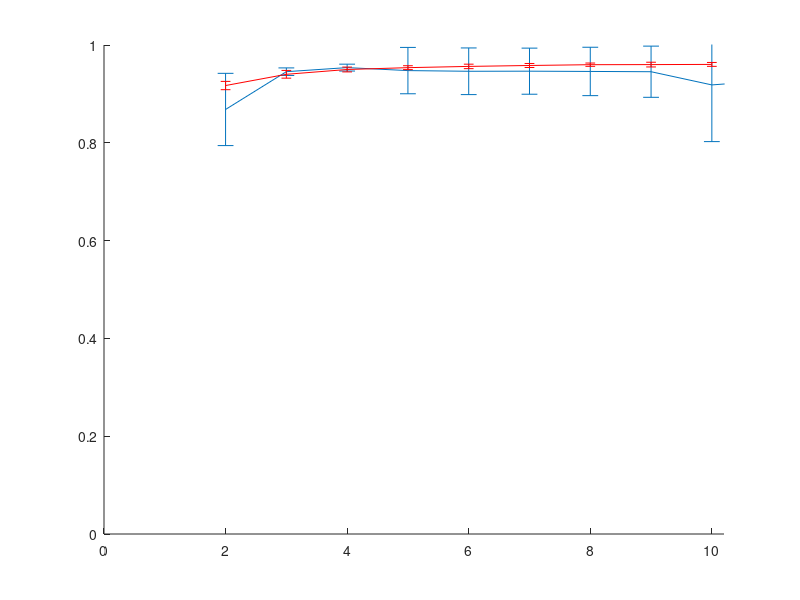
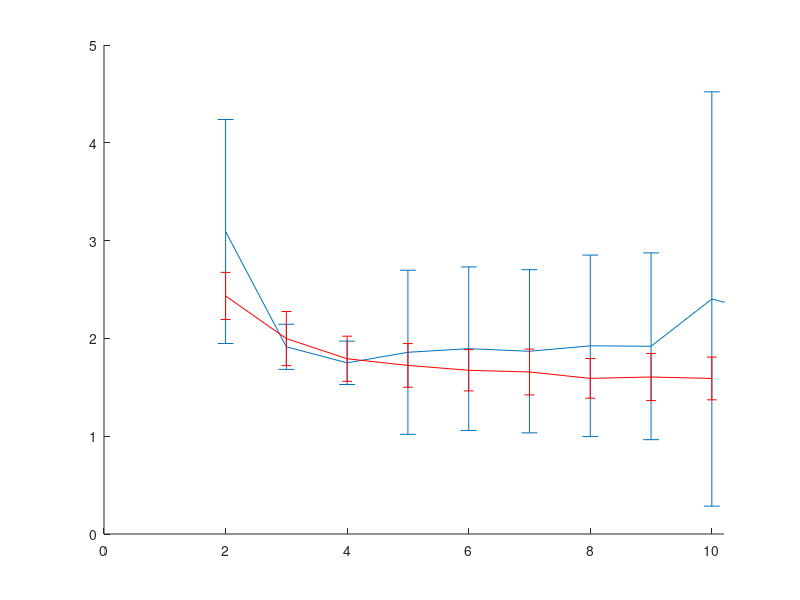
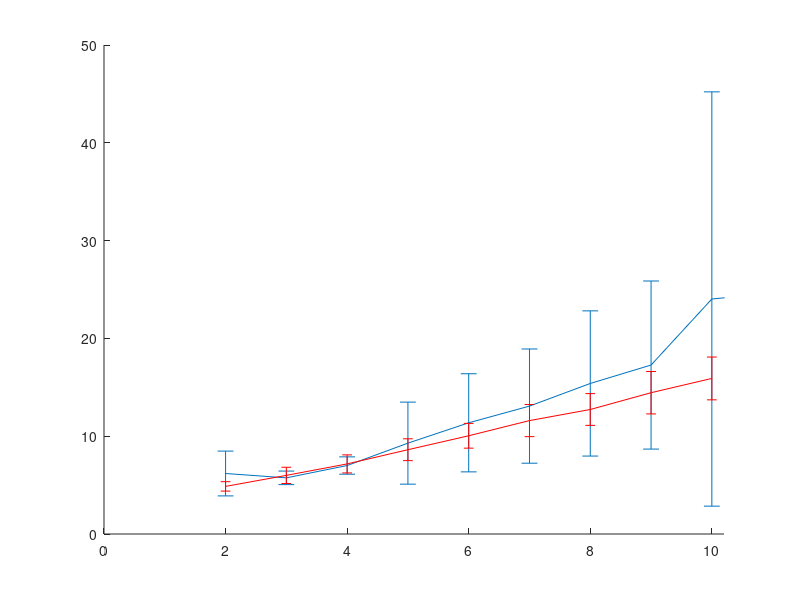
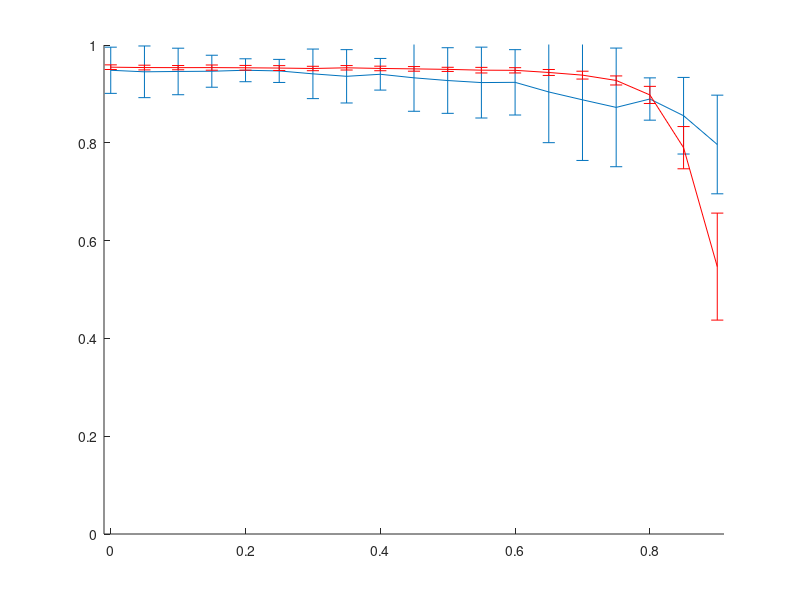

Reproduce these figures in MATLAB, in order.
%Script to make results plots in Figure 3
%Note that "diff" refers to SDM and "Tri" refers to ULI (names changed since the beginning of the project)


%% Fig 3 C,D,E
voxsize=2:15;
voxsize2=2:10;

load('Fig2_diff_param.mat')
r2_lap=r2;
err_lap=err_mean;
rem_lap=removed;
load('Fig2_tri_param_5.mat')
r2_tri=r2;
err_tri=err_mean;
rem_tri=removed;

mean_r2_tri=zeros(size(r2_tri,1),1);
std_r2_tri=zeros(size(r2_tri,1),1);
mean_err_tri=zeros(size(r2_tri,1),1);
std_err_tri=zeros(size(r2_tri,1),1);
mean_r2_lap=zeros(size(r2_lap,1),1);
std_r2_lap=zeros(size(r2_lap,1),1);
mean_err_lap=zeros(size(r2_lap,1),1);
std_err_lap=zeros(size(r2_lap,1),1);
for i=1:size(r2_lap,1)
    idx=~isnan(r2_lap(i,:));
    mean_r2_lap(i)=mean(r2_lap(i,idx));
    std_r2_lap(i)=std(r2_lap(i,idx));
    mean_err_lap(i)=mean(err_lap(i,idx));
    std_err_lap(i)=std(err_lap(i,idx));
end
for i=1:size(r2_tri,1)
    idx=~isnan(r2_tri(i,:));
    mean_r2_tri(i)=mean(r2_tri(i,idx));
    std_r2_tri(i)=std(r2_tri(i,idx));
    mean_err_tri(i)=mean(err_tri(i,idx));
    std_err_tri(i)=std(err_tri(i,idx));
end

figure; errorbar(voxsize,mean_r2_lap,std_r2_lap)
hold on;
errorbar(voxsize2,mean_r2_tri,std_r2_tri,'r')
ylim([0 1])
xlim([0 10.2])
box off;

figure; errorbar(voxsize,mean_err_lap,std_err_lap)
hold on;
errorbar(voxsize2,mean_err_tri,std_err_tri,'r')
ylim([0 5])
xlim([0 10.2])
box off;

figure; errorbar(voxsize,voxsize.*mean_err_lap',voxsize.*std_err_lap')
hold on;
errorbar(voxsize2,voxsize2.*mean_err_tri',voxsize2.*std_err_tri','r')
xlim([0 10.2])
ylim([0 50])
box off;

% rem_total=[rem_lap rem_tri];
% mean_rem=mean(rem_total,2);
% perc_rem=mean_rem/8000;



%% Fig 3 F,G
% percremoved=0:.05:.75;
percremoved2=0:.05:.9;

load('Fig2_diff_holes.mat')
r2_lap=r2;
err_lap=err_mean;
rem_lap=removed;

load('Fig2_diff_holes_lots.mat')
r2_lap=[r2_lap; r2];
err_lap=[err_lap; err_mean];
rem_lap=[rem_lap; removed];


load('Fig2_tri_holes_lots.mat')
r2_tri=r2;
err_tri=err_mean;
rem_tri=removed;

for i=1:size(r2_tri,1)
    idx=~isnan(r2_tri(i,:));
    mean_r2_tri(i)=mean(r2_tri(i,idx));
    std_r2_tri(i)=std(r2_tri(i,idx));
    mean_err_tri(i)=mean(err_tri(i,idx));
    std_err_tri(i)=std(err_tri(i,idx));
end




figure; errorbar(percremoved2,mean(r2_lap'),std(r2_lap'))
hold on;
errorbar(percremoved2,mean_r2_tri,std_r2_tri,'r')
ylim([0 1])
xlim([-.01 0.91])
box off;

figure; errorbar(percremoved2,mean(err_lap'),std(err_lap'))
hold on;
errorbar(percremoved2,mean_err_tri,std_err_tri,'r')
xlim([-.01 0.91])
ylim([0 10])
box off;








